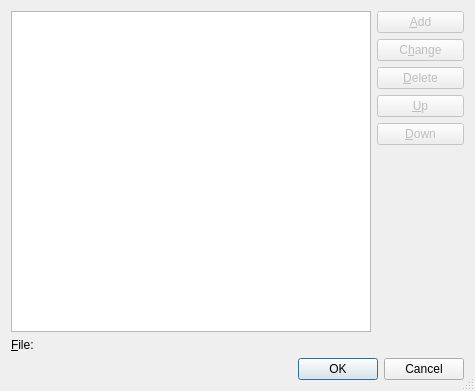
<?xml version="1.0" encoding="UTF-8"?>
<ui version="4.0">
 <class>BookmarkedFilesDialog</class>
 <widget class="QDialog" name="BookmarkedFilesDialog">
  <property name="geometry">
   <rect>
    <x>0</x>
    <y>0</y>
    <width>475</width>
    <height>391</height>
   </rect>
  </property>
  <property name="windowTitle">
   <string>Configure Bookmarked Files Menu</string>
  </property>
  <property name="sizeGripEnabled">
   <bool>true</bool>
  </property>
  <layout class="QVBoxLayout" name="verticalLayout">
   <item>
    <layout class="QGridLayout" name="gridLayout">
     <item row="0" column="0" rowspan="6" colspan="2">
      <widget class="QListWidget" name="filesList">
       <property name="alternatingRowColors">
        <bool>true</bool>
       </property>
      </widget>
     </item>
     <item row="0" column="2">
      <widget class="QPushButton" name="addButton">
       <property name="enabled">
        <bool>false</bool>
       </property>
       <property name="toolTip">
        <string>Add a new bookmarked file</string>
       </property>
       <property name="whatsThis">
        <string>&lt;b&gt;Add&lt;/b&gt;
&lt;p&gt;Add a new bookmarked file with the value entered below.&lt;/p&gt;</string>
       </property>
       <property name="text">
        <string>&amp;Add</string>
       </property>
       <property name="shortcut">
        <string>Alt+A</string>
       </property>
      </widget>
     </item>
     <item row="1" column="2">
      <widget class="QPushButton" name="changeButton">
       <property name="enabled">
        <bool>false</bool>
       </property>
       <property name="toolTip">
        <string>Change the value of the selected entry</string>
       </property>
       <property name="whatsThis">
        <string>&lt;b&gt;Change&lt;/b&gt;
&lt;p&gt;Change the value of the selected entry.&lt;/p&gt;</string>
       </property>
       <property name="text">
        <string>C&amp;hange</string>
       </property>
       <property name="shortcut">
        <string>Alt+H</string>
       </property>
      </widget>
     </item>
     <item row="2" column="2">
      <widget class="QPushButton" name="deleteButton">
       <property name="enabled">
        <bool>false</bool>
       </property>
       <property name="toolTip">
        <string>Delete the selected entry</string>
       </property>
       <property name="whatsThis">
        <string>&lt;b&gt;Delete&lt;/b&gt;
&lt;p&gt;Delete the selected entry.&lt;/p&gt;</string>
       </property>
       <property name="text">
        <string>&amp;Delete</string>
       </property>
       <property name="shortcut">
        <string>Alt+D</string>
       </property>
      </widget>
     </item>
     <item row="3" column="2">
      <widget class="QPushButton" name="upButton">
       <property name="enabled">
        <bool>false</bool>
       </property>
       <property name="toolTip">
        <string>Move up</string>
       </property>
       <property name="whatsThis">
        <string>&lt;b&gt;Move Up&lt;/b&gt;
&lt;p&gt;Move the selected entry up.&lt;/p&gt;</string>
       </property>
       <property name="text">
        <string>&amp;Up</string>
       </property>
       <property name="shortcut">
        <string>Alt+U</string>
       </property>
      </widget>
     </item>
     <item row="4" column="2">
      <widget class="QPushButton" name="downButton">
       <property name="enabled">
        <bool>false</bool>
       </property>
       <property name="toolTip">
        <string>Move down</string>
       </property>
       <property name="whatsThis">
        <string>&lt;b&gt;Move Down&lt;/b&gt;
&lt;p&gt;Move the selected entry down.&lt;/p&gt;</string>
       </property>
       <property name="text">
        <string>&amp;Down</string>
       </property>
       <property name="shortcut">
        <string>Alt+D</string>
       </property>
      </widget>
     </item>
     <item row="5" column="2">
      <spacer>
       <property name="orientation">
        <enum>Qt::Vertical</enum>
       </property>
       <property name="sizeType">
        <enum>QSizePolicy::Expanding</enum>
       </property>
       <property name="sizeHint" stdset="0">
        <size>
         <width>87</width>
         <height>118</height>
        </size>
       </property>
      </spacer>
     </item>
     <item row="6" column="0">
      <widget class="QLabel" name="TextLabel1">
       <property name="text">
        <string>&amp;File:</string>
       </property>
       <property name="buddy">
        <cstring>filePicker</cstring>
       </property>
      </widget>
     </item>
     <item row="6" column="1">
      <widget class="E5PathPicker" name="filePicker" native="true">
       <property name="sizePolicy">
        <sizepolicy hsizetype="Expanding" vsizetype="Preferred">
         <horstretch>0</horstretch>
         <verstretch>0</verstretch>
        </sizepolicy>
       </property>
       <property name="focusPolicy">
        <enum>Qt::StrongFocus</enum>
       </property>
       <property name="toolTip">
        <string>Enter the filename of the file</string>
       </property>
       <property name="whatsThis">
        <string>&lt;b&gt;File&lt;/b&gt;
&lt;p&gt;Enter the filename of the bookmarked file.&lt;/p&gt;</string>
       </property>
      </widget>
     </item>
    </layout>
   </item>
   <item>
    <widget class="QDialogButtonBox" name="buttonBox">
     <property name="orientation">
      <enum>Qt::Horizontal</enum>
     </property>
     <property name="standardButtons">
      <set>QDialogButtonBox::Cancel|QDialogButtonBox::Ok</set>
     </property>
    </widget>
   </item>
  </layout>
 </widget>
 <pixmapfunction>qPixmapFromMimeSource</pixmapfunction>
 <customwidgets>
  <customwidget>
   <class>E5PathPicker</class>
   <extends>QWidget</extends>
   <header>E5Gui/E5PathPicker.h</header>
   <container>1</container>
  </customwidget>
 </customwidgets>
 <tabstops>
  <tabstop>filesList</tabstop>
  <tabstop>addButton</tabstop>
  <tabstop>changeButton</tabstop>
  <tabstop>deleteButton</tabstop>
  <tabstop>upButton</tabstop>
  <tabstop>downButton</tabstop>
 </tabstops>
 <resources/>
 <connections>
  <connection>
   <sender>buttonBox</sender>
   <signal>accepted()</signal>
   <receiver>BookmarkedFilesDialog</receiver>
   <slot>accept()</slot>
   <hints>
    <hint type="sourcelabel">
     <x>25</x>
     <y>373</y>
    </hint>
    <hint type="destinationlabel">
     <x>25</x>
     <y>388</y>
    </hint>
   </hints>
  </connection>
  <connection>
   <sender>buttonBox</sender>
   <signal>rejected()</signal>
   <receiver>BookmarkedFilesDialog</receiver>
   <slot>reject()</slot>
   <hints>
    <hint type="sourcelabel">
     <x>105</x>
     <y>370</y>
    </hint>
    <hint type="destinationlabel">
     <x>105</x>
     <y>389</y>
    </hint>
   </hints>
  </connection>
 </connections>
</ui>
